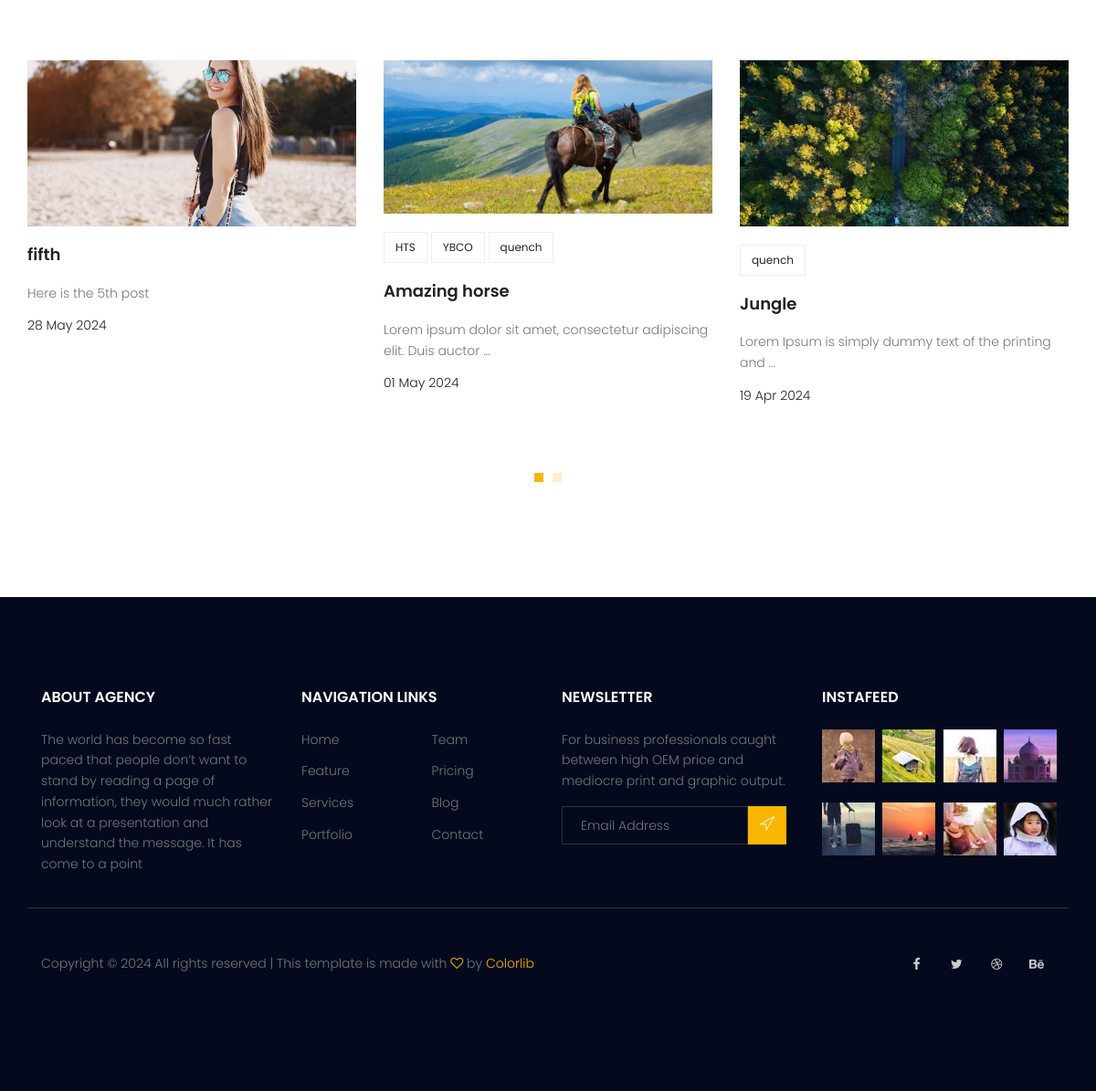
The app's page / (lower part), older data.
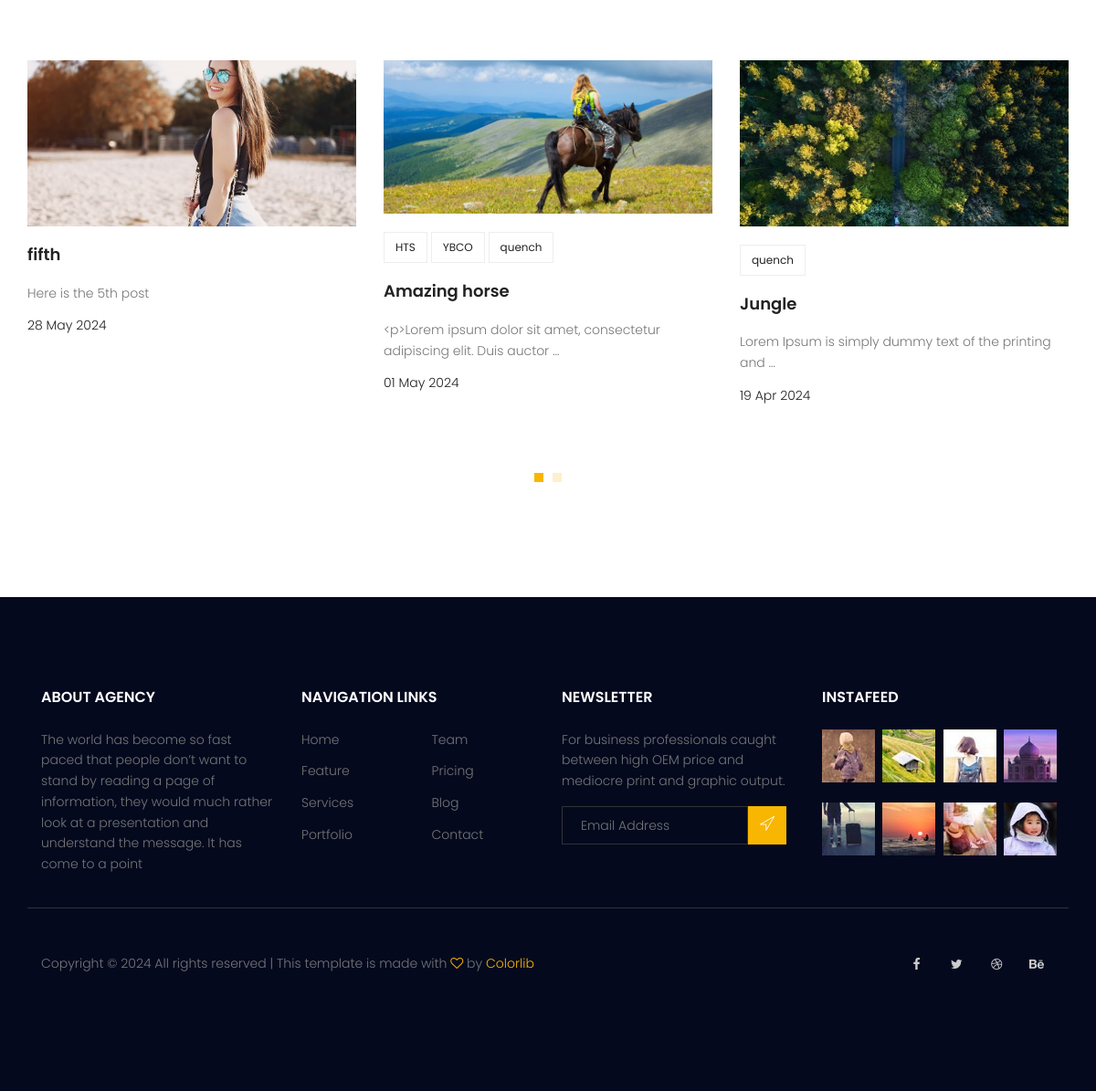
The same page, newer data.
### blog/models.py (models this page shows, shortened)
class Post(models.Model):
    image = models.ImageField(upload_to='blog/', default='blog/default.jpg')
    author = models.ForeignKey(User, null=True, on_delete=models.SET_NULL)
    title = models.CharField(max_length=255)
    content = models.TextField()
    tags = TaggableManager()
    category = models.ManyToManyField(Category)
    counted_view = models.IntegerField(default=0)
    status = models.BooleanField(default=False)
    login_required = models.BooleanField(default=False)
    published_date = models.DateTimeField(null=True)
    created_date = models.DateTimeField(auto_now_add=True)
    updated_date = models.DateTimeField(auto_now=True)
    class Meta:
        ordering = ('-created_date',)

### website/views.py (the view)
# urls.py: path('', index_view, name = 'index'),
def index_view(request):
    return render(request, 'website/index.html')

### website/templatetags/website_tags.py (called while the page is built)
@register.inclusion_tag('website/index-latestposts.html')
def index_latestposts(arg=6):
    posts = Post.objects.filter(status = True, published_date__lte=timezone.now()).order_by('-published_date')[:arg]
    return {'posts': posts}

### templates/website/index.html (shortened to what this page needs)
{% extends 'base.html' %}
{% load static %}
{% load website_tags %}
{% block content %}
<section class="recent-blog-area section-gap">
    {% index_latestposts 6 %}
</section>
{% endblock %}

### templates/website/index-latestposts.html (shortened to what this page needs)
{% load static %}
<div class="container">
    <div class="row d-flex justify-content-center">
        <div class="menu-content pb-60 col-lg-9">
        </div>
    </div>
    <div class="row">
        <div class="active-recent-blog-carusel">
            {% for post in posts %}
            <div class="single-recent-blog-post item">
                <div class="thumb">
                    <img class="img-fluid" src="{{post.image.url}} " alt="">
                </div>
                <div class="details">
                    <div class="tags">
                        <ul>
                            {% for cat in post.category.all %}
                            <li>
                                <a href="{% url 'blog:category' cat_name=cat.name %}">{{cat.name}}</a>
                            </li>
                            {% endfor %}
                        </ul>
                    </div>
                    <a href="{% url 'blog:single' pid=post.id %}">
                        <h4 class="title">{{post.title}}</h4>
                    </a>
                    <p>
                        {{post.content|truncatewords:10}}
                    </p>
                    <h6 class="date">{{post.published_date|date:"d M Y"}}</h6>
                </div>
            </div>
            {% endfor %}
        </div>
    </div>
</div>

Row changes from the older to the newer data that the page shows:
changed Post "Amazing horse": content "Lorem ipsum dolor sit amet, consectetur adipiscing elit. Duis auctor …" → "<p>Lorem ipsum dolor sit amet, consectetur adipiscing elit. Duis auctor …"
